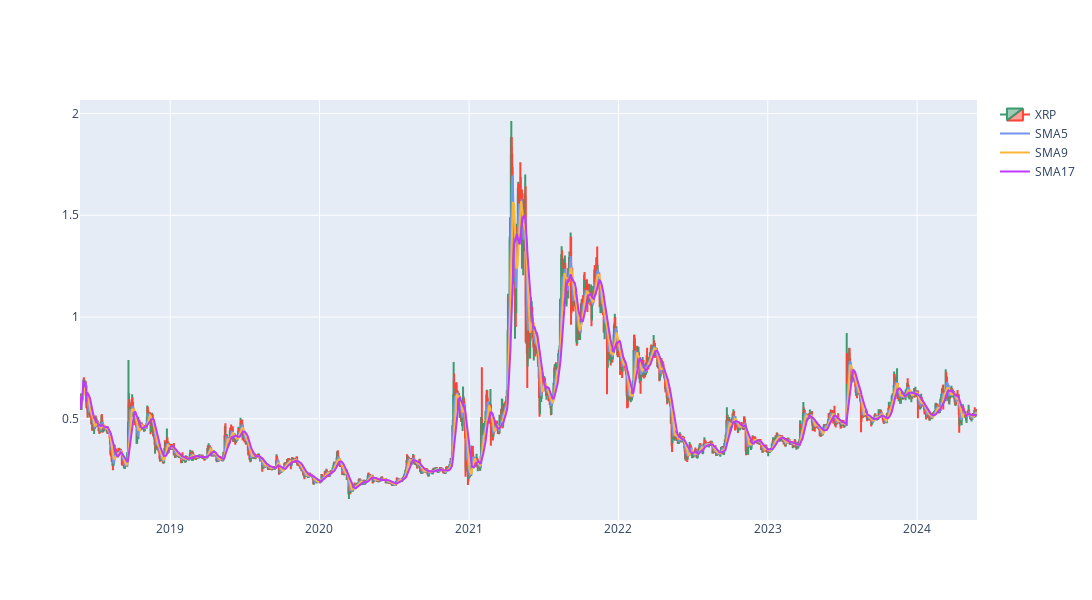

This figure's notebook cell:
### Code cell
fig = go.Figure(data=go.Candlestick(x=df["Date"], open=df["Open"], high=df["High"],
                low=df["Low"], close=df["Close"], name="XRP"))
fig.update_layout(xaxis_rangeslider_visible=False)

fig.add_trace(go.Scatter(x=df['Date'],y=df['5d_sma'], line_color='#7295ee', name="SMA5",mode='lines'))
fig.add_trace(go.Scatter(x=df['Date'],y=df['9d_sma'], line_color='#fcb539', name="SMA9",mode='lines'))
fig.add_trace(go.Scatter(x=df['Date'],y=df['17d_sma'], line_color='#bd39fc', name="SMA17",mode='lines'))

fig.update_layout(
    autosize=False,
    width=1200,
    height=600,
)

fig.show()

### Figure 1 — Plotly figure (JSON) as saved in the notebook; plotly's stock layout.template omitted (floating-point values rounded to 4 significant figures; data arrays with more than 128 entries replaced by an {"elided": "..."} marker saying what was removed)
{"data": [{"close": {"elided": "2192 float values"}, "high": {"elided": "2192 float values"}, "low": {"elided": "2192 float values"}, "name": "XRP", "open": {"elided": "2192 float values"}, "x": {"elided": "2192 str values"}, "type": "candlestick"}, {"line": {"color": "#7295ee"}, "mode": "lines", "name": "SMA5", "x": {"elided": "2192 str values"}, "y": {"elided": "2192 float values"}, "type": "scatter"}, {"line": {"color": "#fcb539"}, "mode": "lines", "name": "SMA9", "x": {"elided": "2192 str values"}, "y": {"elided": "2192 float values"}, "type": "scatter"}, {"line": {"color": "#bd39fc"}, "mode": "lines", "name": "SMA17", "x": {"elided": "2192 str values"}, "y": {"elided": "2192 float values"}, "type": "scatter"}], "layout": {"xaxis": {"rangeslider": {"visible": false}}, "autosize": false, "width": 1200, "height": 600}}
